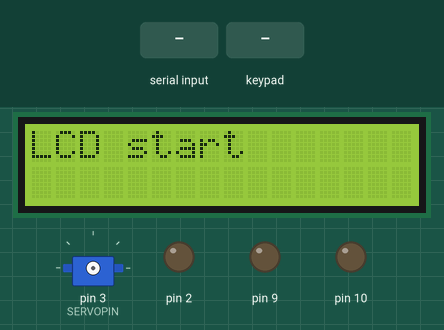
This sketch was run on a simulated Arduino Uno, built with avr-gcc and run on an emulated ATmega328P. Shown: 16×2 character LCD, servo, output pins drawn as LEDs (lit = HIGH). Inputs (shaded band) come from the test bench. Pins used as bus, display or sensor lines are not drawn; what the sketch prints to the serial monitor is not drawn.

Above: at 0.1 s.
2.3 s: byte 115 ('s') received over Serial
At 2.8 s:
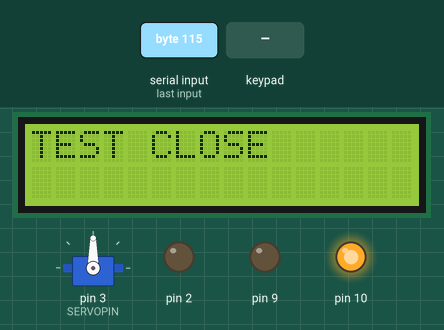
At 3.48 s:
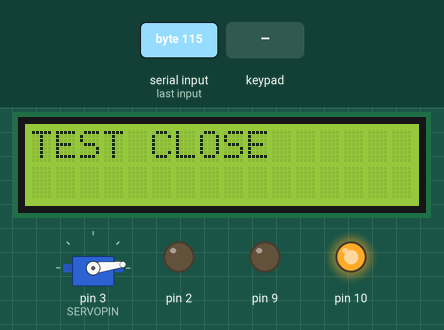
5.3 s: byte 97 ('a') received over Serial
At 7.4 s:
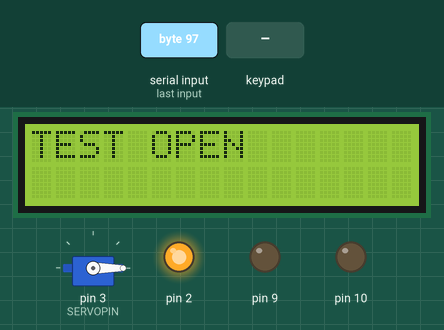
7.7 s: byte 100 ('d') received over Serial
10.7 s: keypad keys 8 1 1 1 2 1 3 A pressed 0.4 s apart
15.4 s: key 'A' pressed
18.4 s: key 'B' pressed
At 20.9 s:
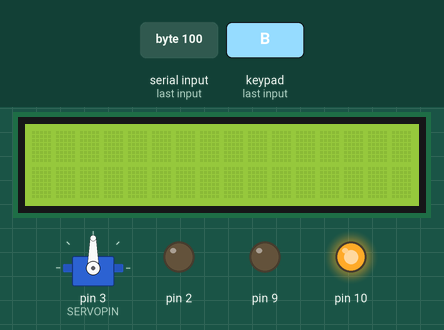
Timing chart, 0 to 22.4 s (numbered marks = the images above; inputs shaded):
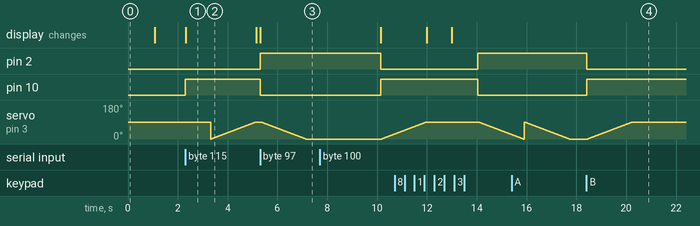

Measured:
- after the input at 2.3 s, pin 10: LOW → HIGH at once; the display: changes at once (image 1)
- after the input at 5.3 s, pin 2: LOW → HIGH at once; pin 10: HIGH → LOW at once; servo on pin 3 (SERVOPIN): moves from 90° to 0° over 1.8 s, starting after 0.05 s; the display: changes at once (image 3)
- after the input at 10.7 s, pin 2: LOW → HIGH after 3.3 s; pin 10: HIGH → LOW after 3.3 s
- after the input at 18.4 s, pin 2: HIGH → LOW at once; pin 10: LOW → HIGH at once; servo on pin 3 (SERVOPIN): moves from 0° to 90° over 1.8 s, starting after 0.05 s

The sketch:

juchasistem.ino
```cpp
// #define TRIG 6 //TRIG 핀 설정 (초음파 보내는 핀)
// #define ECHO 7 //ECHO 핀 설정 (초음파 받는 핀)
// #define BUZZER 2

#include <Keypad.h>
#include <Servo.h>
#define SERVOPIN 3
#include <LiquidCrystal_I2C.h>
LiquidCrystal_I2C lcd(0x27,16,2);

#define Rows 4
#define Cols 4

char keys[Rows][Cols]={
{'1','2','3','A'},
{'4','5','6','B'},
{'7','8','9','C'},
{'*','0','#','D'}
};

byte RowPinTbl[Rows]={8,11,12,13};
byte ColPinTbl[Cols]={7,6,5,4};

Keypad keypad = Keypad( makeKeymap(keys), RowPinTbl, ColPinTbl, Rows, Cols );


// int note = 1000;

Servo myservo;
int pos = 0; //각도

int b= 0;

char rx;

void down(){
  for(pos=0; pos<=90; pos+=1){
    // 1도씩 이동
    delay(20);
    myservo.write(pos);
  }
}
void up(){
   for (pos=90;pos>=0;pos-=1){
    delay(20);
    myservo.write(pos);
  }
  for(int i=0; i <Rows;i++){
    pinMode(RowPinTbl[i],INPUT_PULLUP);
  }

  for(int j=0; j<Cols; j++){
    pinMode(ColPinTbl[j],OUTPUT); //초기값 HIGH
    digitalWrite(ColPinTbl[j],HIGH);
  }

}


void setup() {

  pinMode(2, OUTPUT);
  pinMode(10, OUTPUT);
  pinMode(9, OUTPUT);


  lcd.init();
  lcd.backlight();
  lcd.print("LCD start");
  delay(1000);
  lcd.clear();

  myservo.attach(SERVOPIN);
  Serial.begin(9600);

 for(int i=0; i <Rows;i++){
    pinMode(RowPinTbl[i],INPUT_PULLUP);
  }

  for(int j=0; j<Cols; j++){
    pinMode(ColPinTbl[j],OUTPUT); //초기값 HIGH
    digitalWrite(ColPinTbl[j],HIGH);
  }
  // pinMode(TRIG,OUTPUT);
  // pinMode(ECHO,INPUT);
  //pinMode(BUZZER,OUTPUT);
}

void loop() {
  // long duration, distance;

  // digitalWrite(TRIG,LOW);
  // delayMicroseconds(2);
  // digitalWrite(TRIG,HIGH);
  // delayMicroseconds(10);
  // digitalWrite(TRIG,LOW);

  // duration = pulseIn(ECHO,HIGH);

  // distance=duration * 17 / 1000; // pulsein * 340 /10000/2

  // Serial.println(duration);
  // Serial.print("\n Distance :");
  // Serial.print(distance);
  // Serial.println(" Cm");
  // delay(500);


  // if(distance <40 ){
  //   if(b == 0){
  //     analogWrite(11, 255);
  //     analogWrite(10, 0);
  //     analogWrite(9, 0);
  //     lcd.print("OPEN");
  //     delay(1000);
  //     tone(BUZZER,note,500);
  //     up();
  //     b=2;
  //     lcd.clear();
  //     }
  //  }

  // else if(distance>40){
  //   if (b==2){
  //     analogWrite(11, 0);
  //     analogWrite(10, 255);
  //     analogWrite(9, 0);
  //     lcd.print("CLOSE");
  //     delay(1000);
  //     tone(BUZZER,note,500);
  //     down();
  //     b=0;
  //     lcd.clear();
  //   }
  // }

  // for(int j=0; j<Cols; j++){
  //   digitalWrite(ColPinTbl[j],LOW); // Col 라인 Active Low
  //   for(int i =0; i<Rows; i++){
  //     if(digitalRead(RowPinTbl[i])==LOW){ // check Row 라인
  //       Serial.print("row=");
  //       Serial.print(i);
  //       Serial.print(", Column=");
  //       Serial.println(j);
  //       Serial.print(", Key Number=");
  //       Serial.println(keys[i][j]);
  //     }
  //   }
  //   digitalWrite(ColPinTbl[j],HIGH); // Col 라인 다시 High
  // }


  char key = keypad.getKey();

  if (key) {
    switch(key) {
      case 'A':
        analogWrite(11, 0);
        analogWrite(10, 0);
        analogWrite(2, 255);
        up();
        break;
      case 'B':
        analogWrite(11, 0);
        analogWrite(10, 255);
        analogWrite(2, 0);
        down();
        break;
      case '1':
        Serial.println('1');
        break;
      case '2':
        Serial.println('2');
        break;
      case '3':
        Serial.println('3');
        break;
      case '4':
        Serial.println('4');
        break;
      case '5':
        Serial.println('5');
        break;
      case '6':
        Serial.println('6');
        break;
      case '7':
        Serial.println('7');
        break;
      case '8':
        Serial.println('8');
        break;
      case '9':
        Serial.println('9');
        break;
      case '0':
        Serial.println('0');
        break;
      case 'C':
        Serial.println('clear');
        break;
      case 'D':
        Serial.println('del');
        break;

      case '*':
        Serial.println('carin');
        break;

    }
  }


  if(Serial.available()){
    rx=Serial.read();
    if(rx=='a'){
      b=3;
      analogWrite(11, 0);
      analogWrite(10, 0);
      analogWrite(2, 255);
      lcd.print("TEST OPEN");
      //delay(1000);
      // tone(BUZZER,note,500);
      up();
      //lcd.clear();
      delay(3000);
      lcd.clear();
      analogWrite(11, 0);
      analogWrite(10, 255);
      analogWrite(2, 0);
      down();
      lcd.print("TEST CLOSE");
      lcd.clear();
      //Serial.print("OPEN TEST");
    }
    else if(rx=='s'){
      analogWrite(11, 0);
      analogWrite(10, 255);
      analogWrite(2, 0);
      lcd.print("TEST CLOSE");
      delay(1000);
      // tone(BUZZER,note,500);
      down();
      b=3;
      lcd.clear();
      Serial.print("CLOSE TEST");
    }

    else if(rx=='d'){
      lcd.print("TEST clear");
      delay(1000);
      lcd.clear();
      // tone(BUZZER,note,500);
      b=0;
      Serial.print("OPEN TEST");
    }
  }
}
```
